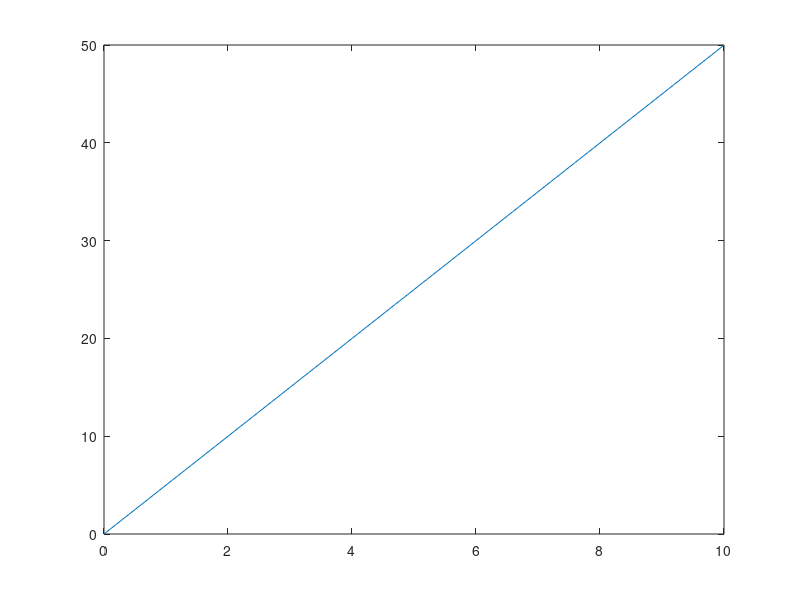
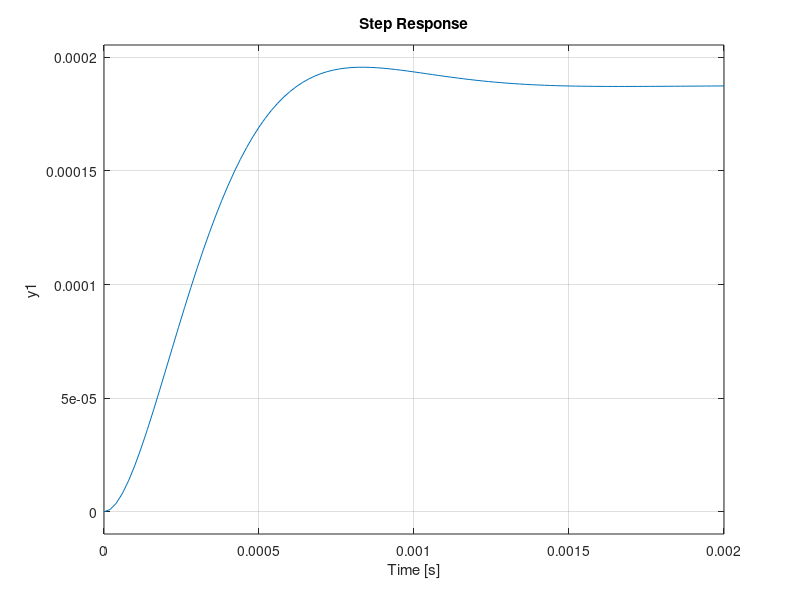

The MATLAB script that drew these images, in order: (Note: this script raises an error after producing the figures.)
cd 'C:\Users\Cedric\Documents\SD\trunk\user_sandbox\cedric\Simulation\BFSK_Demodulation\'
%%
t1 = 2.0827e-4*0.1;
t2 = 2.0827e-4;
num = [t1 1];
den = [t2 1];

H = tf(num,den);
figure(1)
bodemag(H);
%%
figure(2)
step(H);
%%
G = tf([2*0.707*6.7893e3 6.7893e3^2],[1 2*0.707*6.7893e3 6.7893e3^2]);
figure(1)
bodemag(G);
%%
step(G)
%%
clc;
t1 = 2.0827e-4;
t2 = 2.0827e-4;

K = 2.2132e+12;
H = K*tf([t2 1],[t2 (1+K*t1) K]);
step(H);

%% Place filter pole @ 1200 - 2200
clc; clear;
fcut = 1200*1;
wcut = fcut*2*pi;
%Tb = 1/2200;
%Ts = 4/(wcut*pi);
wn = fcut*pi/0.707;

t=0:0.1:10;
alpha=5;
ramp=alpha*t;

K = (wn^2 - wcut);
H = tf(K,[1 wcut K+wcut]);

figure(1)
[y,t]=lsim(H,ramp,t);
plot(t,y)

figure(2)
G = tf(wn,[1 2*0.707*wn wn^2]);
step(G);
%% Place filter pole @ 8800
%clc; clear;
fcut = 8800;
wcut = fcut*2*pi;
%Tb = 1/2200;
%Ts = 4/(wcut*pi);
wn = fcut/(2*0.707);

%t=0:0.1:10;
%alpha=5;
%ramp=alpha*t;

%K = (wn^2 - wcut);
%H = tf(K,[1 wcut K+wcut]);
%step(H);

%figure(1)
%[y,t]=lsim(H,ramp,t);
%plot(t,y)
Gain = 1 * 10^4;
G = Gain * tf(wn,[1 2*0.707*wn wn^2]);
step(G);
%% Active Filter
clc; clear;
%A = 10;
fpass = 2200;
fcut = 1200*1;
wcut = fcut*2*pi;
Tb = 1/2200;
Ts = 4/(wcut*pi);
wn = fcut*pi/0.707;

t=0:0.1:10;
alpha=5;
ramp=alpha*t;

K = (wn^2 - wcut);
H = tf(K,[1 wcut K+wcut]);

figure(1)
[y,t]=lsim(H,ramp,t);
plot(t,y)

figure(2)
G = tf(wn,[1 2*0.707*wn wn^2]);
step(G);
%%
a = 1/(1200^2*2200*0.707);
b = -1/1200;
c = -1/(1200*0.707);
x = sym('x');
T1 = 1/1200;
T2 = 1/2200;
A = 1/10;

r = double(solve(a*x^2 + b*x + c, 'x'));
wn = r(1);
K = wn^2*T1;

%Y = K*T2/T1*tf([1 1/T2],[1 (K*T2 + 1/A)/T1 K/T1]);
Y = K*T2/T1*tf([1 1/T2],[1 0.707*wn wn^2]);
%%
step(Y)
%% Lead lag
clc; clear;
K = (16*1200*sqrt(1200)/0.707)^2;
t2 = 31/K;
t1 = 1/1200;
A = 0.75e9;
H = A*tf([t2 1],[1 (1 + K*t2)/t1 K*t1]);
step(H)
%%
t = 0:0.0000001:1/1200;
alpha = 5;
ramp = alpha * t;

figure(1)
[y,t]=lsim(H,ramp,t);
plot(t,y)